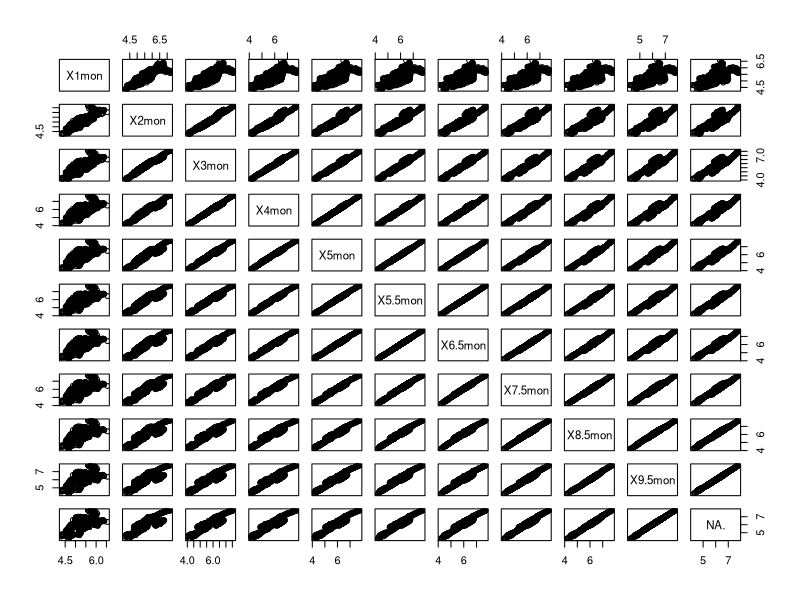
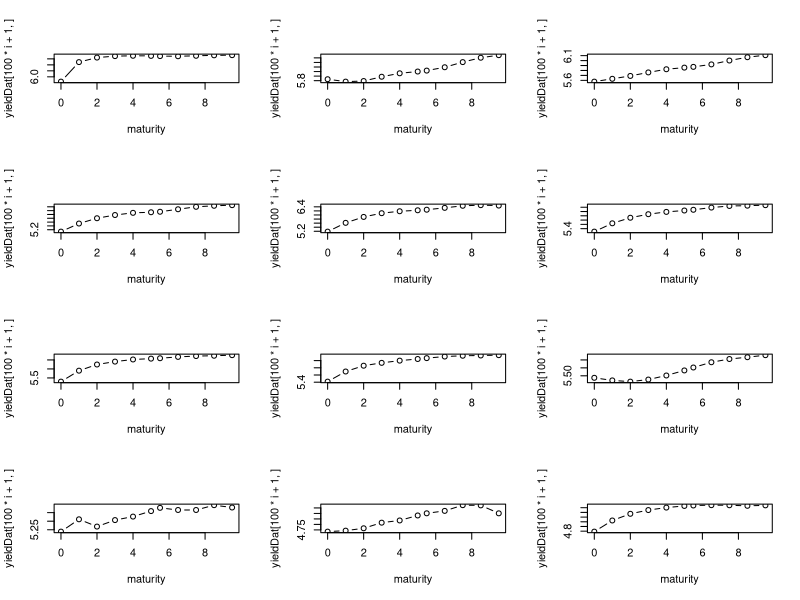
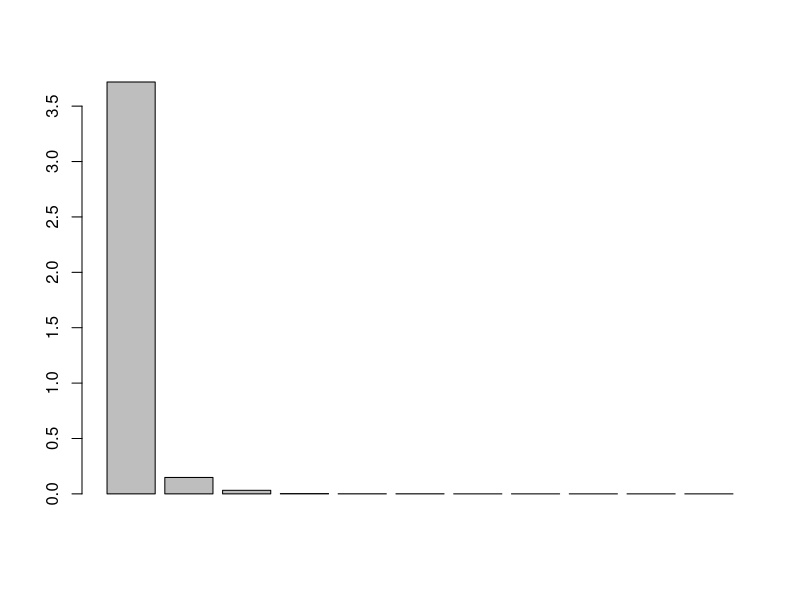
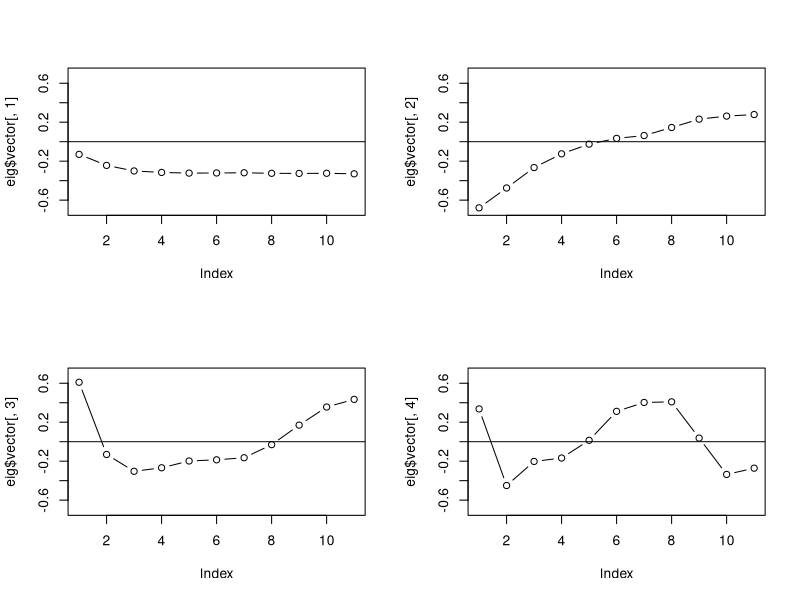
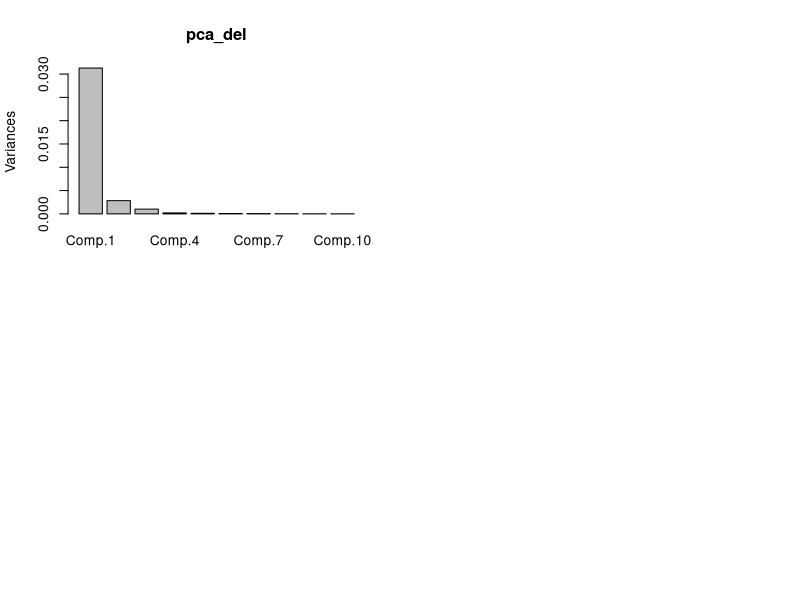

These charts were generated, in order, by the following R code: (Note: this script raises an error after producing the figures.)
yieldDat = read.table("Rlab9_yields.txt",header=T)
maturity = c((0:5),5.5,6.5,7.5,8.5,9.5)
pairs(yieldDat)
par(mfrow=c(4,3))
for (i in 0:11)
{
  plot(maturity,yieldDat[100*i+1,],type="b")
}

eig = eigen(cov(yieldDat))
eig$values
eig$vectors
par(mfrow=c(1,1))
barplot(eig$values)

par(mfrow=c(2,2))
plot(eig$vector[,1],ylim=c(-.7,.7),type="b")
abline(h=0)
plot(eig$vector[,2],ylim=c(-.7,.7),type="b")
abline(h=0)
plot(eig$vector[,3],ylim=c(-.7,.7),type="b")
abline(h=0)
plot(eig$vector[,4],ylim=c(-.7,.7),type="b")
abline(h=0)

install.packages("tseries")
library("tseries")
adf.test(yieldDat[,1])

n=dim(yieldDat)[1]
delta_yield = yieldDat[-1,] - yieldDat[-n,]

pca_del = princomp(delta_yield)
names(pca_del)
summary(pca_del)
plot(pca_del)

# Uses daily data 2004-2005
stocks = read.csv("Rlab9_Stock_FX_Bond_2004_to_2005.csv",header=T)
attach(stocks)
stocks_subset=as.data.frame(cbind(GM_AC,F_AC,UTX_AC,MRK_AC))
stocks_diff = as.data.frame(100*apply(log(stocks_subset),
                                      2,diff) - FF_data$RF)
names(stocks_diff) = c("GM","Ford","UTX","Merck")
FF_data = read.table("Rlab9_FamaFrenchDaily.txt",header=T)
FF_data = FF_data[-1,] # delete first row since stocks_diff
# lost a row due to differencing
fit1 = lm(as.matrix(stocks_diff)~FF_data$Mkt.RF)
summary(fit1)

fit2 = lm(as.matrix(stocks_diff)~FF_data$Mkt.RF +
            FF_data$SMB + FF_data$HML)
summary(fit2)

dat = read.csv("Rlab9_Stock_FX_Bond.csv")
stocks_ac = dat[,c(3,5,7,9,11,13,15,17)]
n = length(stocks_ac[,1])
stocks_returns = log(stocks_ac[-1,] / stocks_ac[-n,])
fact = factanal(stocks_returns,factors=2,,rotation="none")
print(fact)

loadings = matrix(as.numeric(loadings(fact)),ncol=2)
unique = as.numeric(fact$unique)
